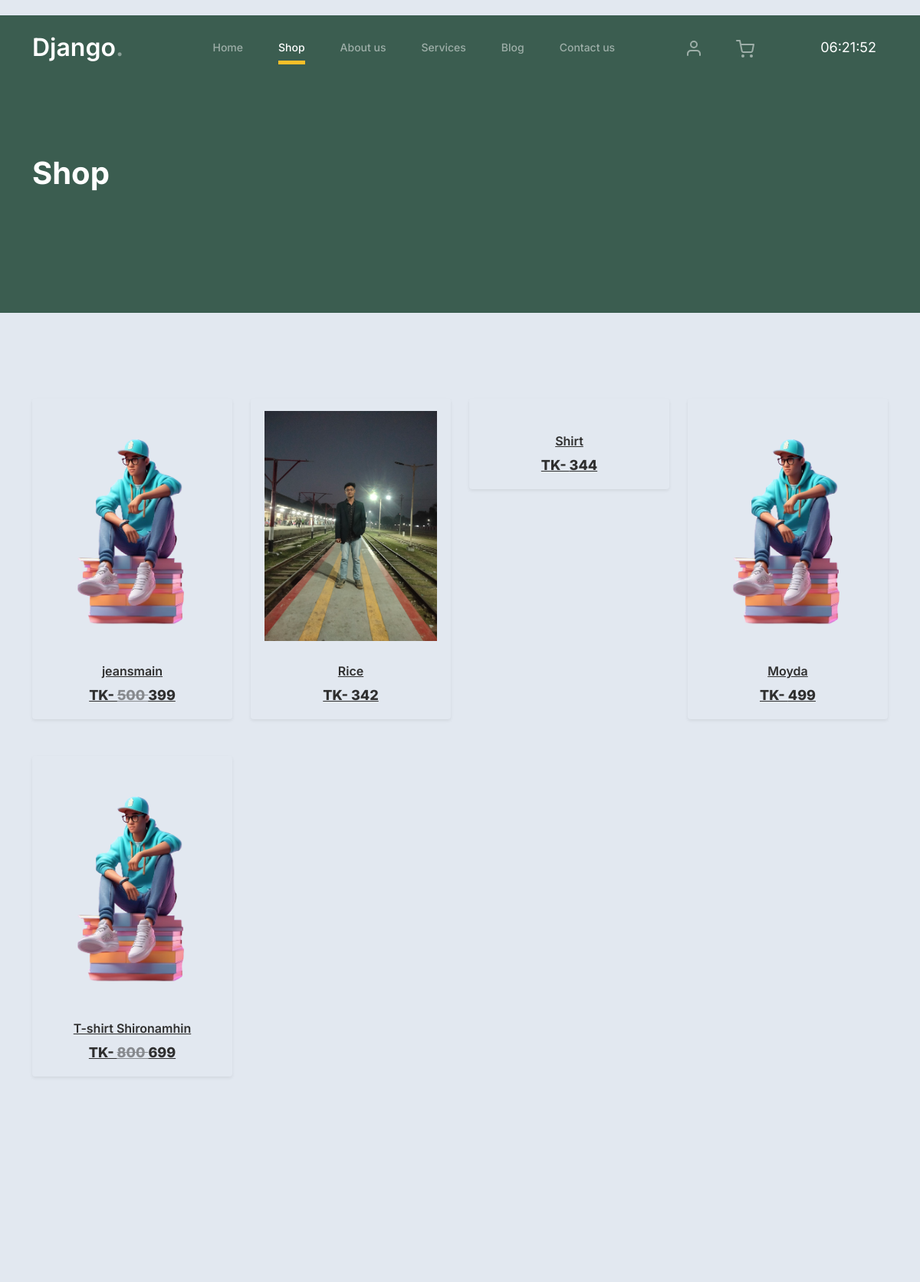
Before: /products/shop/ (upper part) with the older database file.
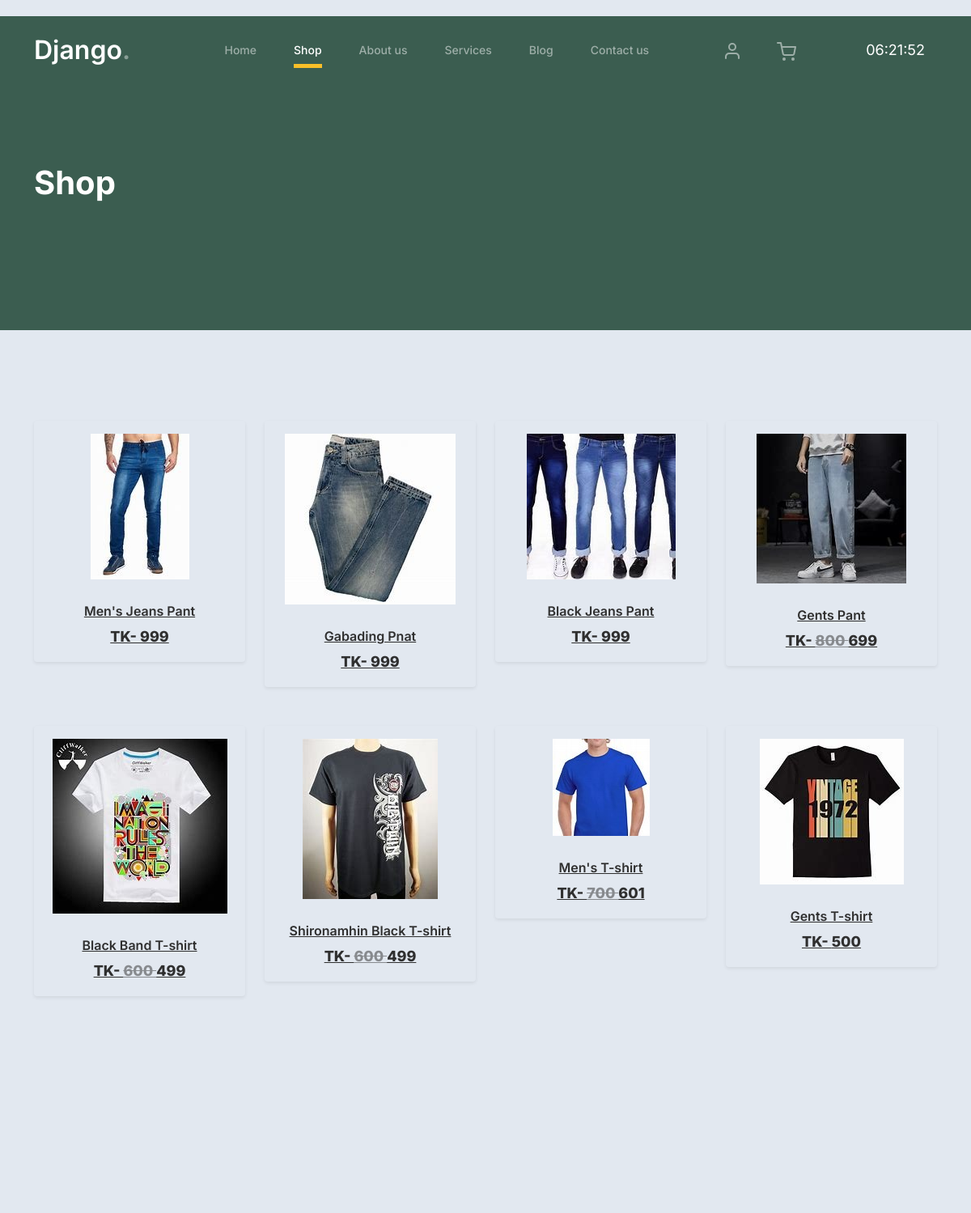
After: the same page with the newer database file.
### product/models.py (models this page shows, shortened)
class Products(BaseModel):
    product_name = models.CharField(max_length=100)
    product_category = models.ForeignKey(Category, on_delete=models.CASCADE, related_name='products')
    product_price = models.IntegerField()
    product_description = models.TextField()
    slug = models.SlugField(unique=True, null=True, blank=True)
    color_variant = models.ManyToManyField(ColorVariants, blank=True)
    size_variant = models.ManyToManyField(SizeVariants, blank=True)
    product_manual_discount = models.IntegerField(default=0, blank=True, null=True)
    discount_price = models.IntegerField(null=True, blank=True)

class ProductImage(BaseModel):
    product = models.ForeignKey(Products, on_delete=models.CASCADE, related_name='product_images')
    images = models.ImageField(upload_to='Products')

### product/views.py (the view)
# urls.py: path('products/', include('product.urls')),
def product(request):
    products = Products.objects.all().order_by('-create_at')
    menual_dis = []
    for product in products:
        menual_dis.append(product.product_manual_discount)
    page = 'Shop | Django e-Com'
    context = {
        'page': page,
        'products':products,
        'products':products,
    }
    return render(request, 'product/product.html', context=context)

### templates/product/product.html (shortened to what this page needs)
{% extends "base/base.html" %}
{% load static %}
{% block start %}
        <div class="hero">
            <div class="container">
                <div class="row justify-content-between">
                    <div class="col-lg-5">
                        <div class="intro-excerpt">
                            <h1>Shop</h1>
                        </div>
                    </div>
                    <div class="col-lg-7">
                    </div>
                </div>
            </div>
        </div>
    <div class="untree_co-section product-section before-footer-section">
        <div class="container">
              <div class="row">
                  {% for product in products %}
                  <div class=" col-12 h-50 col-md-4 col-lg-3 mb-5 mb-md-0">
                      <div class="shadow-sm p-3 mb-5 rounded product-item">
                          <div class="overflow-hidden">
                                <a href="{% url 'detail' product.slug %}">
                                  <img style="max-height: 300px;" src="/media/{{ product.product_images.first.images }}" class="img-fluid product-thumbnail bg-removal" alt="{{ product.name }}">
                                  <h3 class="product-title">{{ product.product_name }}</h3>
                                  <strong class="fw-light">
                                    TK-
                                    {% if product.discount_price %}
                                       <del style="opacity: 50%;"> {{ product.product_price }} </del> {{ product.discount_price }}
                                    {% else %}
                                        {{ product.product_price }}
                                    {% endif %}
                                </strong>
                              </a>
                          </div>
                      </div>
                  </div>
                  {% endfor %}
              </div>
        </div>
    </div>
{% endblock %}

Changed rows visible on the page:
removed Products: product_images.first.images (picture), product_name "jeansmain", product_price "500", discount_price "399"
removed Products: product_images.first.images (picture), product_name "Rice", product_price "342"
removed Products: product_name "Shirt", product_price "344"
removed Products: product_images.first.images (picture), product_name "Moyda", product_price "499"
removed Products: product_images.first.images (picture), product_name "T-shirt Shironamhin", product_price "800", discount_price "699"
added Products: product_images.first.images (picture), product_name "Men's Jeans Pant", product_price "999"
added Products: product_images.first.images (picture), product_name "Gabading Pnat", product_price "999"
added Products: product_images.first.images (picture), product_name "Black Jeans Pant", product_price "999"
added Products: product_images.first.images (picture), product_name "Gents Pant", product_price "800", discount_price "699"
added Products: product_images.first.images (picture), product_name "Black Band T-shirt", product_price "600", discount_price "499"
added Products: product_images.first.images (picture), product_name "Shironamhin Black T-shirt", product_price "600", discount_price "499"
added Products: product_images.first.images (picture), product_name "Men's T-shirt", product_price "700", discount_price "601"
added Products: product_images.first.images (picture), product_name "Gents T-shirt", product_price "500"
